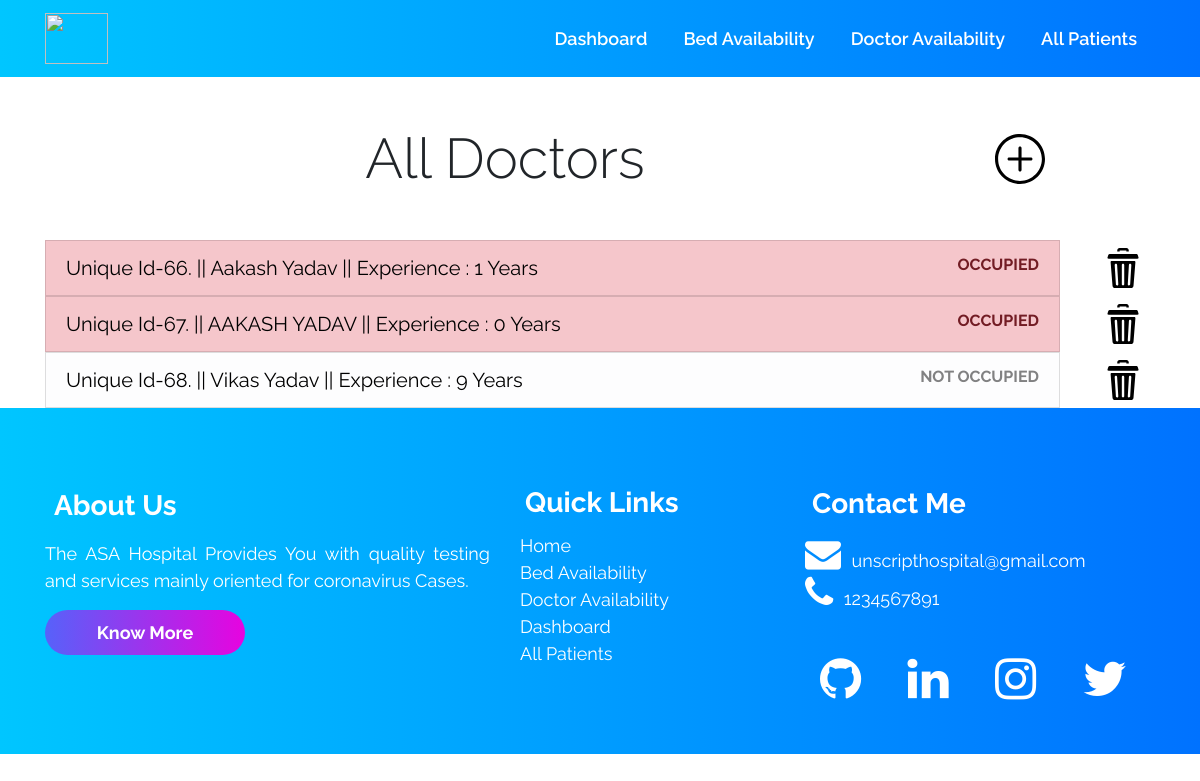
The page /doctoravailability/ on the database as committed earlier.
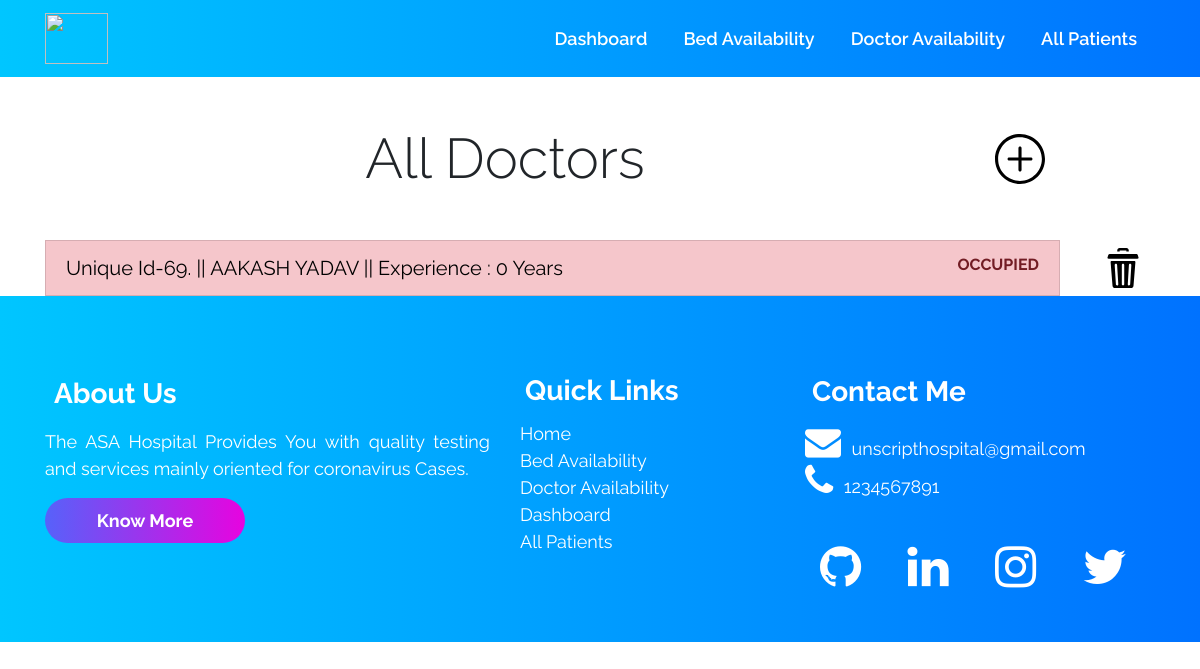
The same page on the database as committed later.
### accounts/models.py (models this page shows, shortened)
class Doctor (models.Model):
    doctor_id = models.AutoField(primary_key=True)
    name = models.CharField(max_length=500, default="")
    phone = models.CharField(default="", max_length=500)
    experience_in_years = models.IntegerField(default=0)
    occupied = models.BooleanField(default=False)

### accounts/views.py (the view)
# urls.py: path("doctoravailability/", views.doctoravailability,
def doctoravailability(request):
    all_doctor_objects = Doctor.objects.all()
    context = {
        'all_doctors': all_doctor_objects
    }
    return render(request, 'doctoravailability.html', context)

### templates/doctoravailability.html (shortened to what this page needs)
{% extends 'innerbase.html' %}
{% load static %}
{% block cssLinks %}
<link rel="stylesheet" href="{% static 'css/doctoravailability.css' %}">
{% endblock %}
{% block body %}
<div class="container">
    <div class="row">
        <div class="col-10">
            <h1 class="text-center my-5 header display-4">All Doctors</h1>
        </div>
        <div class="col-2 d-flex align-items-center ">
            <a href="/adddoctor">
                <img src="{% static '/icons/plus.svg' %}" width="50px" class="hover-item">
            </a>
        </div>
    </div>
    <ul class="list-group">
        {% for doctor in all_doctors %}
        <div class="row">
            <div class="col-11">
                <a href="/doctors/{{doctor.doctor_id}}" style="text-decoration: none;">
                    <li class="list-group-item list-group-item-action
                    {% if doctor.occupied %} list-group-item-danger {% else %} list-group-item-light {% endif %}
                    ">
                        <div class="row">
                            <div class="col-md-9 header-of-list">
                                Unique Id-{{doctor.pk}}. || {{doctor.name}} || Experience :
                                {{doctor.experience_in_years}} Years
                            </div>
                            <div class="col-md-3 text-right">
                                <b>
                                    {% if doctor.occupied %} OCCUPIED {% else %} NOT OCCUPIED {% endif %}
                                </b>
                            </div>
                        </div>
                    </li>
                </a>
            </div>
            <div class="col-1 text-center align-self-center">
                <img src="{% static '/icons/delete.svg' %}" class="hover-item" width="40px" alt="Delete"
                    data-bs-toggle="modal" data-bs-target="#exampleModal">
            </div>
        </div>
        {% empty %}
        <li class="list-group-item list-group-item-action">NO DOCTORS IN THE DATABASE</li>
        {% endfor %}
    </ul>
</div>
{% endblock %}

Rows that differ between the two databases and show on the page:
removed Doctor: pk "66", name "Aakash Yadav", experience_in_years "1", occupied "OCCUPIED"
removed Doctor: pk "67", name "AAKASH YADAV", experience_in_years "0", occupied "OCCUPIED"
removed Doctor: pk "68", name "Vikas Yadav", experience_in_years "9", occupied "NOT OCCUPIED"
added Doctor: pk "69", name "AAKASH YADAV", experience_in_years "0", occupied "OCCUPIED"
